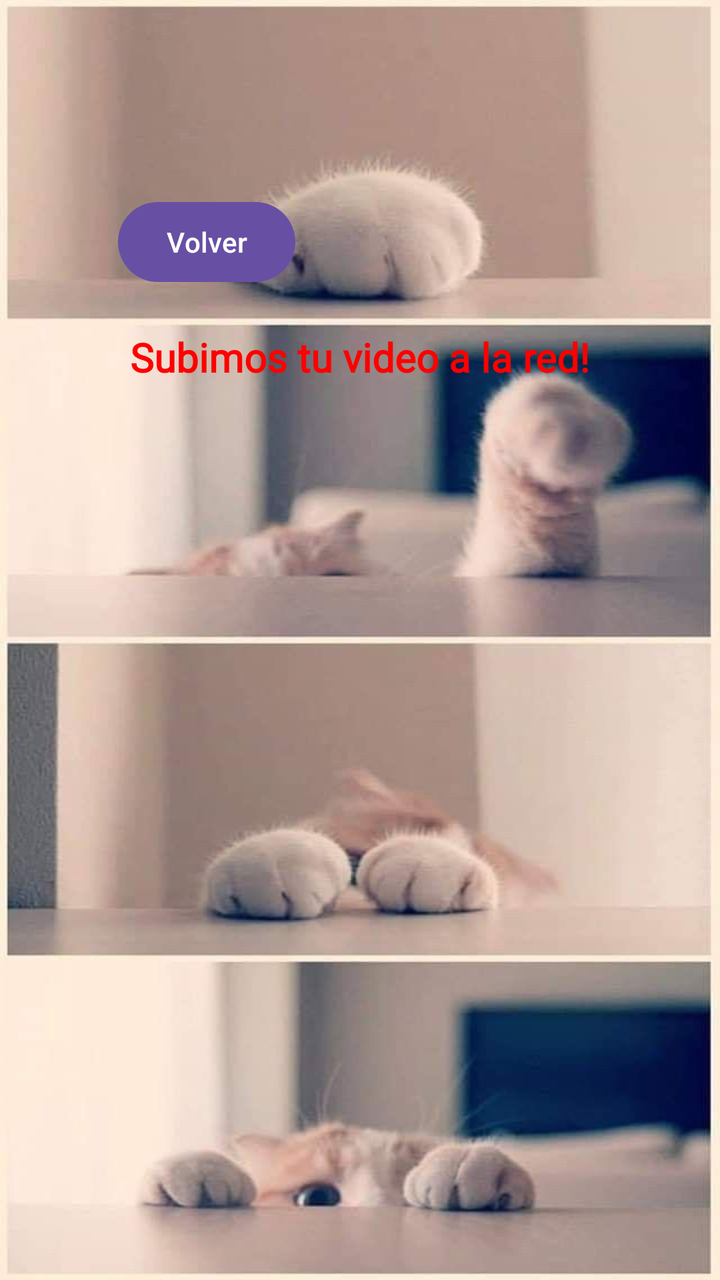
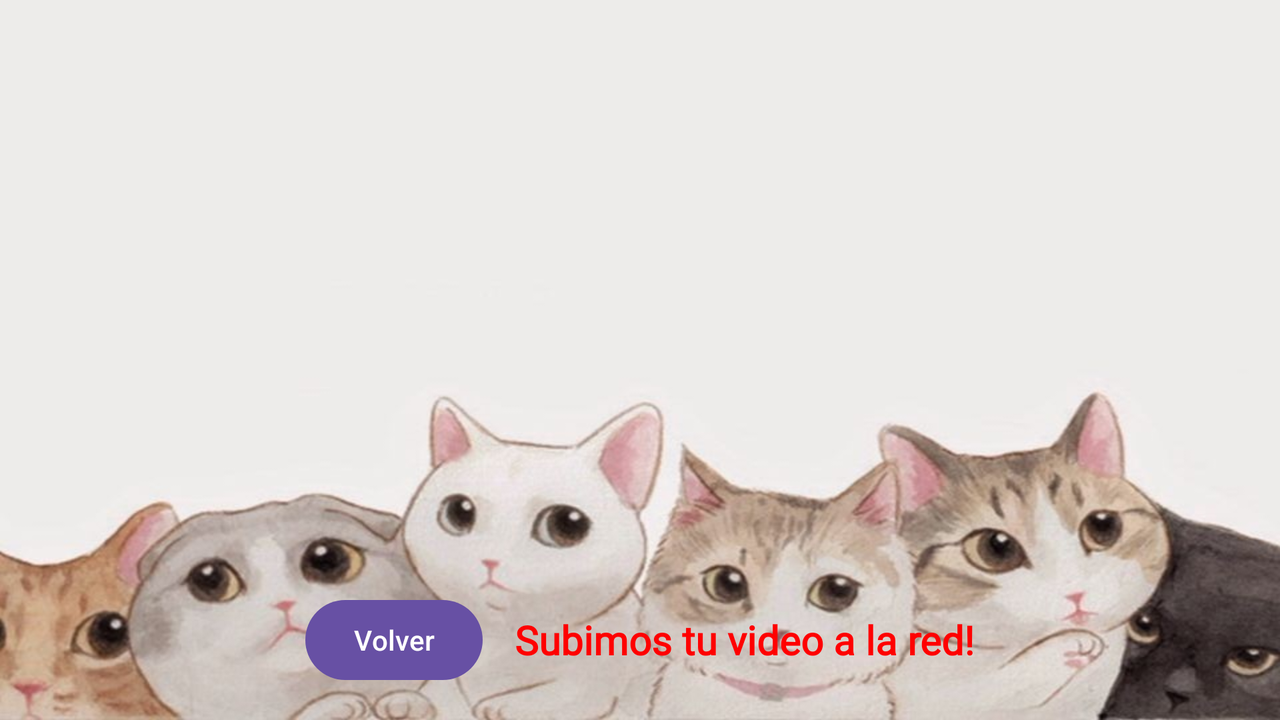

One screen, two layout resources from the same app: the default and the repository's alternative for another configuration. Each is rendered where Android would select it; the XML of both is given below.
<!-- AndroidManifest.xml: application theme Theme.Sprint_M4 -->
<!-- res/layout/activity_video_kittys.xml -->
<?xml version="1.0" encoding="utf-8"?>
<RelativeLayout xmlns:android="http://schemas.android.com/apk/res/android"
    android:layout_width="match_parent"
    android:layout_height="match_parent"
    android:background="@drawable/paws"
    android:padding="16dp">

    <FrameLayout
        android:id="@+id/video_fragment_container"
        android:layout_width="match_parent"
        android:layout_height="wrap_content"
        android:layout_margin="10dp"
        android:background="@android:color/white" />

    <Button
        android:id="@+id/button_back"
        android:layout_width="wrap_content"
        android:layout_height="wrap_content"
        android:layout_below="@id/video_fragment_container"
        android:layout_alignParentStart="true"
        android:layout_marginStart="43dp"
        android:layout_marginTop="61dp"
        android:text="@string/btnBack" />

    <TextView
        android:id="@+id/product_text"
        android:layout_width="wrap_content"
        android:layout_height="wrap_content"
        android:layout_below="@id/button_back"
        android:layout_centerHorizontal="true"
        android:layout_marginTop="20dp"
        android:fontFamily="@font/montagaregular"
        android:text="@string/promo_text"
        android:textColor="@color/red"
        android:textSize="20sp"
        android:textStyle="bold" />

</RelativeLayout>
<!-- resources referenced by this layout -->
<resources>
  <color name="red">#FF0000</color>"&gt;
  <!-- drawable paws: jpeg bitmap (drawable, 41117 bytes) -->
  <string name="btnBack">Volver</string>
  <string name="promo_text">Subimos tu video a la red!</string>
  <style name="Theme.Sprint_M4" parent="Base.Theme.Sprint_M4" />
  <style name="Base.Theme.Sprint_M4" parent="Theme.Material3.DayNight.NoActionBar">
          
          
      </style>
</resources>
<!-- res/layout-land/activity_video_kittys.xml (the repository's variant of the layout above) -->
<!-- drawn on the phone turned sideways -->
<?xml version="1.0" encoding="utf-8"?>
<RelativeLayout xmlns:android="http://schemas.android.com/apk/res/android"
    android:layout_width="match_parent"
    android:layout_height="match_parent"
    android:background="@drawable/cats"
    android:padding="16dp">

    <FrameLayout
        android:id="@+id/video_fragment_container"
        android:layout_width="match_parent"
        android:layout_height="wrap_content"
        android:layout_marginTop="5dp"
        android:layout_marginBottom="5dp"
        android:background="@android:color/white" />

    <LinearLayout
        android:layout_width="match_parent"
        android:layout_height="wrap_content"
        android:orientation="horizontal"
        android:layout_alignParentBottom="true"
        android:layout_marginTop="10dp"
        android:gravity="center">

        <Button
            android:id="@+id/button_back"
            android:layout_width="wrap_content"
            android:layout_height="wrap_content"
            android:text="@string/btnBack" />

        <TextView
            android:id="@+id/product_text"
            android:layout_width="wrap_content"
            android:layout_height="wrap_content"
            android:layout_marginStart="16dp"
            android:fontFamily="@font/montagaregular"
            android:text="@string/promo_text"
            android:textColor="@color/red"
            android:textSize="20sp"
            android:textStyle="bold" />
    </LinearLayout>

</RelativeLayout>
<!-- resources referenced by the variant -->
<!-- as the phone turned sideways resolves them -->
<resources>
  <color name="red">#FF0000</color>"&gt;
  <!-- drawable cats: jpg bitmap (drawable, 62346 bytes) -->
  <string name="btnBack">Volver</string>
  <string name="promo_text">Subimos tu video a la red!</string>
  <style name="Theme.Sprint_M4" parent="Base.Theme.Sprint_M4" />
  <style name="Base.Theme.Sprint_M4" parent="Theme.Material3.DayNight.NoActionBar">
          
          
      </style>
</resources>
